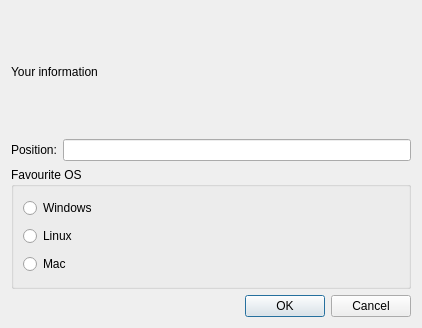
<?xml version="1.0" encoding="UTF-8"?>
<ui version="4.0">
 <class>InfoDialog</class>
 <widget class="QDialog" name="InfoDialog">
  <property name="geometry">
   <rect>
    <x>0</x>
    <y>0</y>
    <width>422</width>
    <height>328</height>
   </rect>
  </property>
  <property name="windowTitle">
   <string>Dialog</string>
  </property>
  <layout class="QVBoxLayout" name="verticalLayout_2">
   <item>
    <widget class="QLabel" name="label">
     <property name="text">
      <string>Your information</string>
     </property>
    </widget>
   </item>
   <item>
    <layout class="QHBoxLayout" name="horizontalLayout">
     <item>
      <widget class="QLabel" name="label_2">
       <property name="text">
        <string>Position:</string>
       </property>
      </widget>
     </item>
     <item>
      <widget class="QLineEdit" name="positionLineEdit"/>
     </item>
    </layout>
   </item>
   <item>
    <widget class="QGroupBox" name="groupBox">
     <property name="title">
      <string>Favourite OS</string>
     </property>
     <layout class="QVBoxLayout" name="verticalLayout">
      <item>
       <widget class="QRadioButton" name="windowsRadioButton">
        <property name="text">
         <string>Windows</string>
        </property>
       </widget>
      </item>
      <item>
       <widget class="QRadioButton" name="linuxRadioButton">
        <property name="text">
         <string>Linux</string>
        </property>
       </widget>
      </item>
      <item>
       <widget class="QRadioButton" name="macRadioButton">
        <property name="text">
         <string>Mac</string>
        </property>
       </widget>
      </item>
     </layout>
    </widget>
   </item>
   <item>
    <layout class="QHBoxLayout" name="horizontalLayout_2">
     <item>
      <spacer name="horizontalSpacer">
       <property name="orientation">
        <enum>Qt::Horizontal</enum>
       </property>
       <property name="sizeHint" stdset="0">
        <size>
         <width>40</width>
         <height>20</height>
        </size>
       </property>
      </spacer>
     </item>
     <item>
      <widget class="QPushButton" name="okButton">
       <property name="text">
        <string>OK</string>
       </property>
      </widget>
     </item>
     <item>
      <widget class="QPushButton" name="cancelButton">
       <property name="text">
        <string>Cancel</string>
       </property>
      </widget>
     </item>
    </layout>
   </item>
  </layout>
 </widget>
 <resources/>
 <connections/>
</ui>
